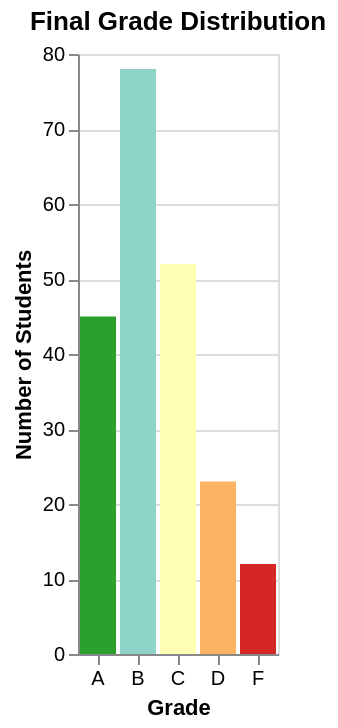

This figure's Vega-Lite source:
### Vega-Lite specification from a JSON file in a GitHub repository (floating-point values rounded to 4 significant figures)
{"$schema": "https://vega.github.io/schema/vega-lite/v5.json", "description": "Grade distribution across class", "data": {"values": [{"grade": "A", "students": 45}, {"grade": "B", "students": 78}, {"grade": "C", "students": 52}, {"grade": "D", "students": 23}, {"grade": "F", "students": 12}]}, "mark": "bar", "encoding": {"x": {"field": "grade", "type": "ordinal", "axis": {"title": "Grade", "labelAngle": 0}, "sort": ["A", "B", "C", "D", "F"]}, "y": {"field": "students", "type": "quantitative", "axis": {"title": "Number of Students"}}, "color": {"field": "grade", "type": "ordinal", "scale": {"domain": ["A", "B", "C", "D", "F"], "range": ["#2ca02c", "#8dd3c7", "#ffffb3", "#fdb462", "#d62728"]}, "legend": null}}, "title": "Final Grade Distribution"}
